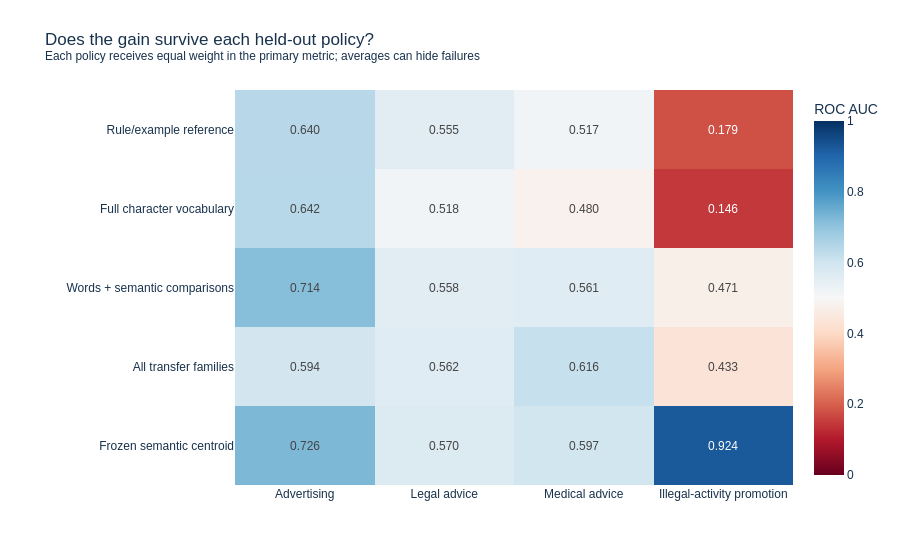

Notebook code cell kept with this figure:
### Markdown cell above
## Policy-level performance can contradict the average
The held-out-policy models train on the other three policies. Fixed semantic scores do not fit labels; their identical predictions across validation protocols are not independent replications. A policy-level failure remains meaningful even if the overall mean improves.

### Code cell
display_expanded(root, "policies")
selected = ["rule_examples", "character_full", "word_semantic_scalar", "all_transfer", "qwen_centroid"]
records = [r for r in expanded["results"] if r["protocol"] == "heldout_rule" and r["model"] in selected]
per_rule = pd.DataFrame([{"Representation": r["model"], "Policy": rule.split(":")[0], "ROC AUC": auc} for r in records for rule, auc in r["metrics"]["per_rule_auc"].items()])
display(per_rule.pivot(index="Representation", columns="Policy", values="ROC AUC").round(4))

### Figure 1 — Plotly figure (JSON) as saved in the notebook; plotly's stock layout.template omitted (floating-point values rounded to 4 significant figures)
{"data": [{"colorbar": {"title": {"text": "ROC AUC"}}, "colorscale": [[0.0, "rgb(103,0,31)"], [0.1, "rgb(178,24,43)"], [0.2, "rgb(214,96,77)"], [0.3, "rgb(244,165,130)"], [0.4, "rgb(253,219,199)"], [0.5, "rgb(247,247,247)"], [0.6, "rgb(209,229,240)"], [0.7, "rgb(146,197,222)"], [0.8, "rgb(67,147,195)"], [0.9, "rgb(33,102,172)"], [1.0, "rgb(5,48,97)"]], "text": [[0.64, 0.5545, 0.5173, 0.1793], [0.6422, 0.5179, 0.4798, 0.1458], [0.7138, 0.5581, 0.5611, 0.4713], [0.5936, 0.5623, 0.6165, 0.4334], [0.7255, 0.5702, 0.5969, 0.9241]], "texttemplate": "%{text:.3f}", "type": "heatmap", "x": ["Advertising", "Legal advice", "Medical advice", "Illegal-activity promotion"], "y": ["Rule/example reference", "Full character vocabulary", "Words + semantic comparisons", "All transfer families", "Frozen semantic centroid"], "z": [[0.64, 0.5545, 0.5173, 0.1793], [0.6422, 0.5179, 0.4798, 0.1458], [0.7138, 0.5581, 0.5611, 0.4713], [0.5936, 0.5623, 0.6165, 0.4334], [0.7255, 0.5702, 0.5969, 0.9241]], "zmax": 1, "zmid": 0.5, "zmin": 0}], "layout": {"font": {"color": "#18324d", "family": "Arial", "size": 12}, "height": 550, "margin": {"b": 65, "l": 235, "r": 35, "t": 90}, "title": {"text": "Does the gain survive each held-out policy?<br><sup>Each policy receives equal weight in the primary metric; averages can hide failures</sup>"}, "yaxis": {"autorange": "reversed"}}}
